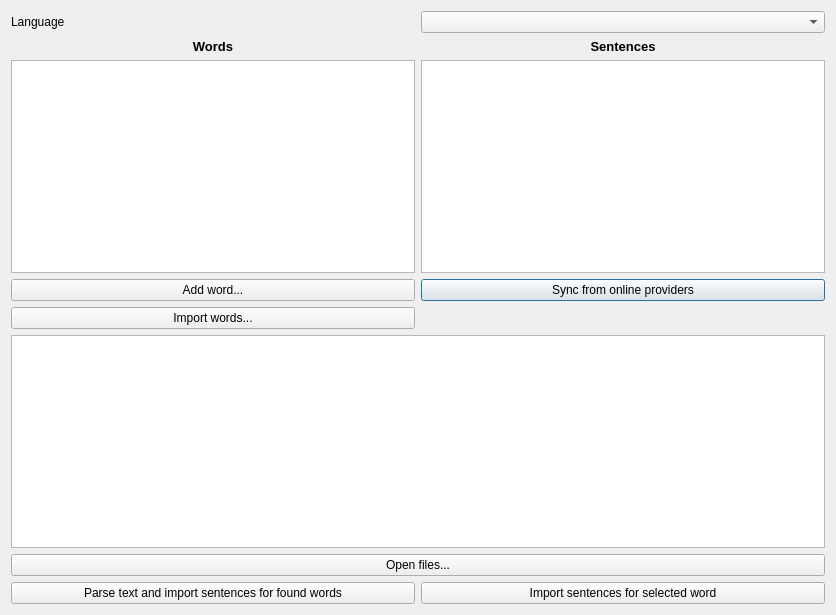
<?xml version="1.0" encoding="UTF-8"?>
<ui version="4.0">
 <class>Dialog</class>
 <widget class="QDialog" name="Dialog">
  <property name="geometry">
   <rect>
    <x>0</x>
    <y>0</y>
    <width>836</width>
    <height>615</height>
   </rect>
  </property>
  <property name="windowTitle">
   <string>InContext</string>
  </property>
  <layout class="QHBoxLayout" name="horizontalLayout">
   <item>
    <layout class="QGridLayout" name="gridLayout_1">
     <item row="6" column="1">
      <widget class="QPushButton" name="sync_sentences_button">
       <property name="toolTip">
        <string>Fetch sentences for selected words from online providers, overriding any sentences added manually</string>
       </property>
       <property name="text">
        <string>Sync from online providers</string>
       </property>
      </widget>
     </item>
     <item row="5" column="1">
      <widget class="QListWidget" name="sentences_list">
       <property name="selectionMode">
        <enum>QAbstractItemView::ExtendedSelection</enum>
       </property>
      </widget>
     </item>
     <item row="2" column="1">
      <widget class="QLabel" name="sentences_label">
       <property name="font">
        <font>
         <pointsize>10</pointsize>
         <weight>75</weight>
         <bold>true</bold>
        </font>
       </property>
       <property name="text">
        <string>Sentences</string>
       </property>
       <property name="alignment">
        <set>Qt::AlignCenter</set>
       </property>
      </widget>
     </item>
     <item row="0" column="1">
      <widget class="QComboBox" name="langComboBox"/>
     </item>
     <item row="10" column="0" colspan="2">
      <widget class="QPlainTextEdit" name="textBox"/>
     </item>
     <item row="6" column="0">
      <widget class="QPushButton" name="add_word_button">
       <property name="text">
        <string>Add word...</string>
       </property>
      </widget>
     </item>
     <item row="7" column="0">
      <widget class="QPushButton" name="import_words_button">
       <property name="toolTip">
        <string>Import from a list of words separated by blanks</string>
       </property>
       <property name="text">
        <string>Import words...</string>
       </property>
      </widget>
     </item>
     <item row="2" column="0">
      <widget class="QLabel" name="words_label">
       <property name="font">
        <font>
         <pointsize>10</pointsize>
         <weight>75</weight>
         <bold>true</bold>
        </font>
       </property>
       <property name="text">
        <string>Words</string>
       </property>
       <property name="alignment">
        <set>Qt::AlignCenter</set>
       </property>
      </widget>
     </item>
     <item row="5" column="0">
      <widget class="QListWidget" name="words_list">
       <property name="selectionMode">
        <enum>QAbstractItemView::ExtendedSelection</enum>
       </property>
       <property name="sortingEnabled">
        <bool>true</bool>
       </property>
      </widget>
     </item>
     <item row="0" column="0">
      <widget class="QLabel" name="label">
       <property name="text">
        <string>Language</string>
       </property>
      </widget>
     </item>
     <item row="12" column="1">
      <widget class="QPushButton" name="import_sentences_button">
       <property name="toolTip">
        <string>Import from a file of sentences separated by newlines</string>
       </property>
       <property name="text">
        <string>Import sentences for selected word</string>
       </property>
      </widget>
     </item>
     <item row="12" column="0">
      <widget class="QPushButton" name="import_text_button">
       <property name="toolTip">
        <string>Import sentences from a text file, adding sentences to the entry of each word in the text</string>
       </property>
       <property name="text">
        <string>Parse text and import sentences for found words</string>
       </property>
      </widget>
     </item>
     <item row="11" column="0" colspan="2">
      <widget class="QPushButton" name="open_files_button">
       <property name="text">
        <string>Open files...</string>
       </property>
      </widget>
     </item>
    </layout>
   </item>
  </layout>
 </widget>
 <resources/>
 <connections/>
</ui>
